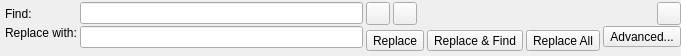
<?xml version="1.0" encoding="UTF-8"?>
<ui version="4.0">
 <class>Core::Internal::FindWidget</class>
 <widget class="QWidget" name="Core::Internal::FindWidget">
  <property name="geometry">
   <rect>
    <x>0</x>
    <y>0</y>
    <width>681</width>
    <height>56</height>
   </rect>
  </property>
  <property name="windowTitle">
   <string>Find</string>
  </property>
  <layout class="QGridLayout" name="mainLayout">
   <property name="leftMargin">
    <number>5</number>
   </property>
   <property name="topMargin">
    <number>2</number>
   </property>
   <property name="rightMargin">
    <number>0</number>
   </property>
   <property name="bottomMargin">
    <number>1</number>
   </property>
   <property name="horizontalSpacing">
    <number>3</number>
   </property>
   <property name="verticalSpacing">
    <number>1</number>
   </property>
   <item row="0" column="0">
    <widget class="QLabel" name="findLabel">
     <property name="text">
      <string>Find:</string>
     </property>
    </widget>
   </item>
   <item row="0" column="1">
    <widget class="Utils::LineEdit" name="findEdit">
     <property name="minimumSize">
      <size>
       <width>100</width>
       <height>0</height>
      </size>
     </property>
    </widget>
   </item>
   <item row="0" column="2">
    <widget class="QWidget" name="findButtonsWidget" native="true">
     <layout class="QHBoxLayout" name="findButtonLayout">
      <property name="spacing">
       <number>3</number>
      </property>
      <property name="leftMargin">
       <number>0</number>
      </property>
      <property name="topMargin">
       <number>0</number>
      </property>
      <property name="rightMargin">
       <number>0</number>
      </property>
      <property name="bottomMargin">
       <number>0</number>
      </property>
      <item>
       <widget class="QToolButton" name="findPreviousButton"/>
      </item>
      <item>
       <widget class="QToolButton" name="findNextButton"/>
      </item>
      <item>
       <spacer name="horizontalSpacer">
        <property name="orientation">
         <enum>Qt::Horizontal</enum>
        </property>
        <property name="sizeHint" stdset="0">
         <size>
          <width>40</width>
          <height>0</height>
         </size>
        </property>
       </spacer>
      </item>
      <item>
       <widget class="QToolButton" name="close"/>
      </item>
     </layout>
    </widget>
   </item>
   <item row="1" column="0">
    <layout class="QVBoxLayout" name="verticalLayout_2">
     <property name="spacing">
      <number>0</number>
     </property>
     <item>
      <widget class="QLabel" name="replaceLabel">
       <property name="text">
        <string>Replace with:</string>
       </property>
      </widget>
     </item>
     <item>
      <spacer name="verticalSpacer_2">
       <property name="orientation">
        <enum>Qt::Vertical</enum>
       </property>
       <property name="sizeHint" stdset="0">
        <size>
         <width>0</width>
         <height>0</height>
        </size>
       </property>
      </spacer>
     </item>
    </layout>
   </item>
   <item row="1" column="1">
    <layout class="QVBoxLayout" name="verticalLayout">
     <property name="spacing">
      <number>0</number>
     </property>
     <item>
      <widget class="Utils::LineEdit" name="replaceEdit">
       <property name="minimumSize">
        <size>
         <width>100</width>
         <height>0</height>
        </size>
       </property>
      </widget>
     </item>
     <item>
      <spacer name="verticalSpacer">
       <property name="orientation">
        <enum>Qt::Vertical</enum>
       </property>
       <property name="sizeHint" stdset="0">
        <size>
         <width>0</width>
         <height>0</height>
        </size>
       </property>
      </spacer>
     </item>
    </layout>
   </item>
   <item row="1" column="2">
    <layout class="QGridLayout" name="gridLayout">
     <property name="horizontalSpacing">
      <number>3</number>
     </property>
     <property name="verticalSpacing">
      <number>0</number>
     </property>
     <item row="0" column="0">
      <widget class="QWidget" name="replaceButtonsWidget" native="true">
       <property name="sizePolicy">
        <sizepolicy hsizetype="Expanding" vsizetype="Preferred">
         <horstretch>0</horstretch>
         <verstretch>0</verstretch>
        </sizepolicy>
       </property>
       <layout class="QHBoxLayout" name="replaceButtonsLayout">
        <property name="spacing">
         <number>3</number>
        </property>
        <property name="leftMargin">
         <number>0</number>
        </property>
        <property name="topMargin">
         <number>0</number>
        </property>
        <property name="rightMargin">
         <number>0</number>
        </property>
        <property name="bottomMargin">
         <number>0</number>
        </property>
        <item>
         <widget class="QToolButton" name="replaceButton">
          <property name="text">
           <string>Replace</string>
          </property>
          <property name="toolButtonStyle">
           <enum>Qt::ToolButtonTextOnly</enum>
          </property>
          <property name="arrowType">
           <enum>Qt::LeftArrow</enum>
          </property>
         </widget>
        </item>
        <item>
         <widget class="QToolButton" name="replaceNextButton">
          <property name="font">
           <font/>
          </property>
          <property name="text">
           <string>Replace &amp;&amp; Find</string>
          </property>
          <property name="toolButtonStyle">
           <enum>Qt::ToolButtonTextOnly</enum>
          </property>
          <property name="arrowType">
           <enum>Qt::RightArrow</enum>
          </property>
         </widget>
        </item>
        <item>
         <widget class="QToolButton" name="replaceAllButton">
          <property name="font">
           <font/>
          </property>
          <property name="text">
           <string>Replace All</string>
          </property>
          <property name="toolButtonStyle">
           <enum>Qt::ToolButtonTextOnly</enum>
          </property>
         </widget>
        </item>
       </layout>
      </widget>
     </item>
     <item row="0" column="1">
      <layout class="QVBoxLayout" name="verticalLayout_3">
       <property name="spacing">
        <number>0</number>
       </property>
       <item>
        <widget class="QToolButton" name="advancedButton">
         <property name="text">
          <string>Advanced...</string>
         </property>
         <property name="toolButtonStyle">
          <enum>Qt::ToolButtonTextOnly</enum>
         </property>
        </widget>
       </item>
       <item>
        <spacer name="verticalSpacer_3">
         <property name="orientation">
          <enum>Qt::Vertical</enum>
         </property>
         <property name="sizeHint" stdset="0">
          <size>
           <width>0</width>
           <height>0</height>
          </size>
         </property>
        </spacer>
       </item>
      </layout>
     </item>
    </layout>
   </item>
  </layout>
 </widget>
 <customwidgets>
  <customwidget>
   <class>Utils::LineEdit</class>
   <extends>QLineEdit</extends>
   <header location="global">utils/lineedit.h</header>
  </customwidget>
 </customwidgets>
 <tabstops>
  <tabstop>findEdit</tabstop>
  <tabstop>replaceEdit</tabstop>
  <tabstop>replaceButton</tabstop>
  <tabstop>replaceNextButton</tabstop>
  <tabstop>replaceAllButton</tabstop>
  <tabstop>advancedButton</tabstop>
  <tabstop>findPreviousButton</tabstop>
  <tabstop>findNextButton</tabstop>
  <tabstop>close</tabstop>
 </tabstops>
 <resources/>
 <connections/>
</ui>
